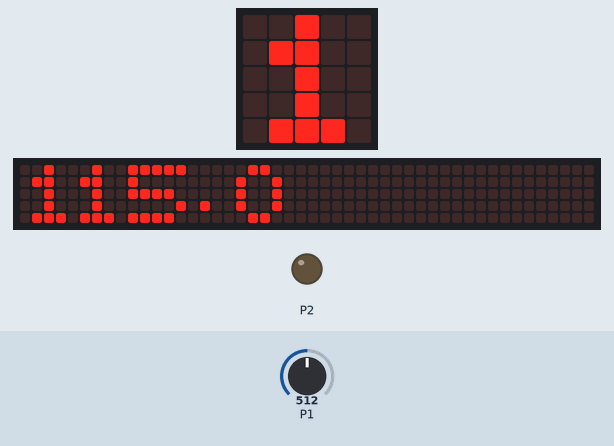
The program below on a simulated BBC micro:bit running MicroPython. Shown: the board's 5×5 LED display, a strip that is not on the board, showing the scrolling text unrolled, output pins drawn as LEDs (lit = HIGH). Inputs (shaded band) come from the test bench; at power-on: P1 = 512 (analog values on the 0–1023 scale). The 48×5 strip is a reading aid, not a part: it shows the text the display is scrolling, unrolled, one strip-width of it at a time.

Above: at 1.27 s.
1.3 s: P1 set to 716
At 4.12 s:
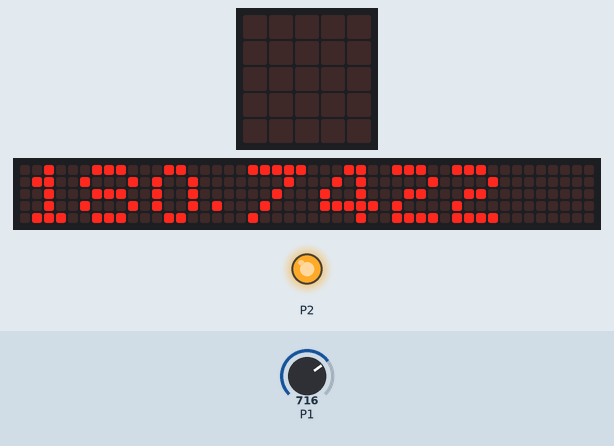
6.3 s: P1 set to 900
At 10.87 s:
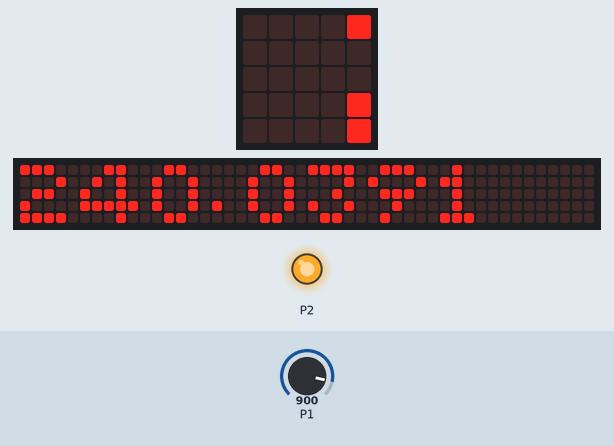
12.3 s: P1 set to 1023
At 17.32 s:
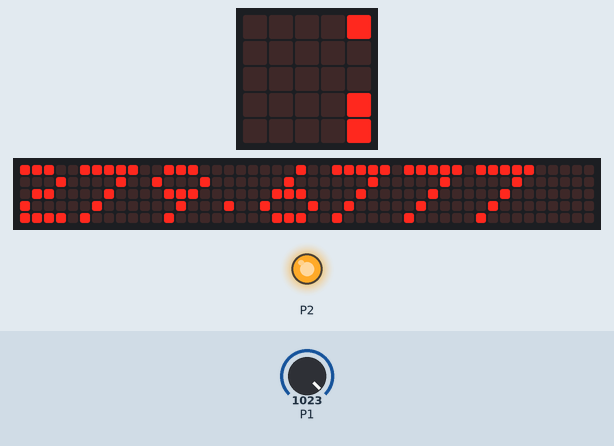
Timing chart, 0 to 18.8 s (numbered marks = the images above; inputs shaded):
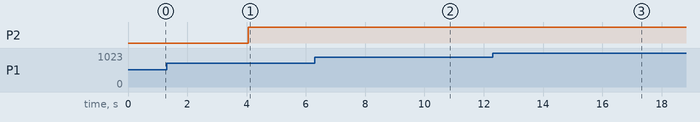

The program:

Temperature.py
```python
from microbit import *

Temp_Threshold = 35

while True:
    value = pin1.read_analog()
    #  Calculate Temperature from received digital value
    val = (value*3300)/1024
    temp = (val-500)/10

    display.scroll(temp)

    if Temp_Threshold < temp:
        pin2.write_digital(1)

    else:
        pin2.write_digital(0)


   
```
